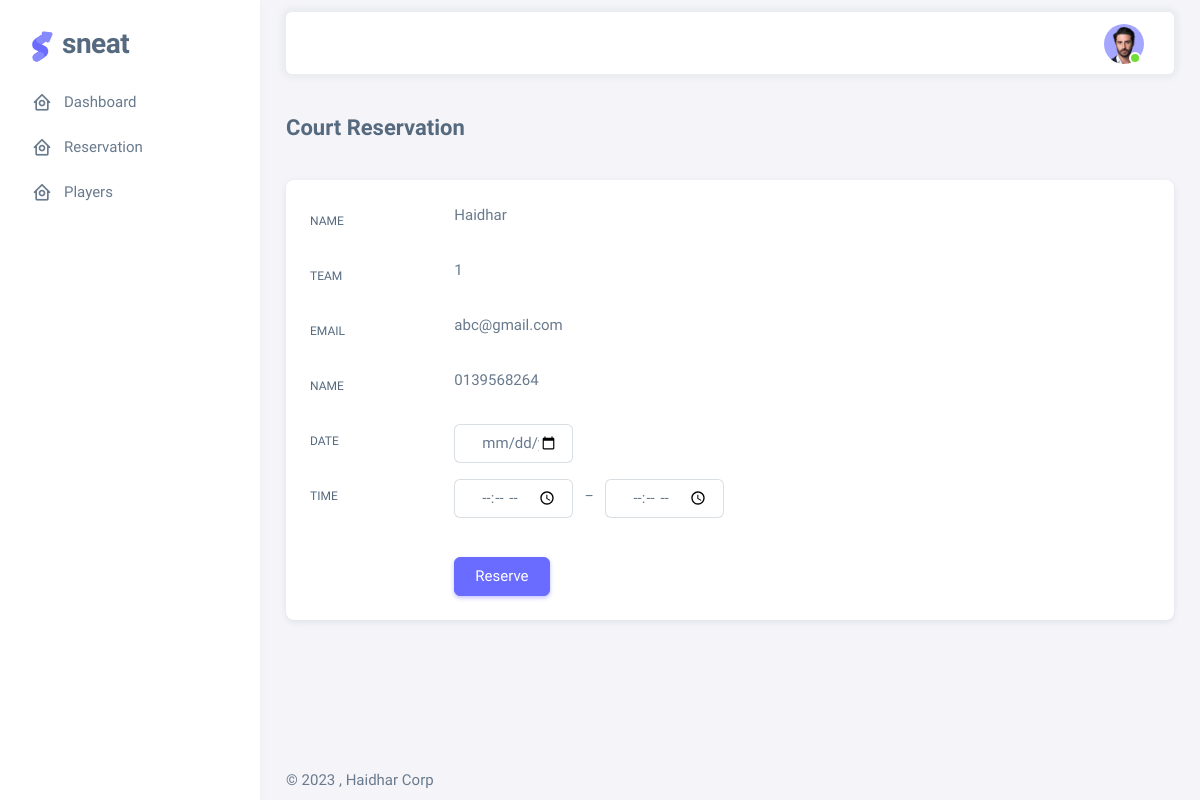
/user/form.php (signed in), run on the app's committed database.
### tables this page shows
CREATE TABLE `profile_user` (
  `id` int(11) NOT NULL,
  `username` varchar(20) NOT NULL,
  `name` varchar(100) NOT NULL,
  `email` varchar(50) NOT NULL,
  `no_tel` varchar(20) NOT NULL,
  `team` varchar(100) NOT NULL
);

### user/form.php (the view, shortened to what this page needs)
<?php
include 'auth.php';
$profile = "SELECT * FROM profile_user WHERE username='$_SESSION[username]'";
$listQuery = mysqli_query($connect, $profile);
while ($result=mysqli_fetch_array($listQuery)) {
?>
<!DOCTYPE html>
<html lang="en">
<head>
</head>
<body>
<div class="container-xxl flex-grow-1 container-p-y">
  <h4 class="fw-bold py-3 mb-4">Court Reservation</h4>
              <div class="row">
                <div class="col-xxl">
                  <div class="card mb-4">
                    <div class="card-body">
                      <form method="post" action="">
                      <div class="row mb-3">
                          <label class="col-sm-2 col-form-label" for="basic-icon-default-fullname">Name</label>
                          <div class="col-sm-10">
                            <div class="input-group">
                              <span id="basic-icon-default-fullname2"
                                ><p><?php echo $result['name']; ?></p>
                              </span>
                            </div>
                          </div>
                        </div>
                        <div class="row mb-3">
                          <label class="col-sm-2 col-form-label" for="basic-icon-default-fullname">Team</label>
                          <div class="col-sm-10">
                            <div class="input-group">
                              <span id="basic-icon-default-fullname2">
                              <p><?php echo $result['team']; ?></p>
                              </span>
                            </div>
                          </div>
                        </div>
                        <div class="row mb-3">
                          <label class="col-sm-2 col-form-label" for="basic-icon-default-fullname">Email</label>
                          <div class="col-sm-10">
                            <div class="input-group">
                              <span id="basic-icon-default-fullname2"
                                ><p><?php echo $result['email']; ?></p>
                              </span>
                            </div>
                          </div>
                        </div>
                        <div class="row mb-3">
                          <label class="col-sm-2 col-form-label" for="basic-icon-default-fullname">Name</label>
                          <div class="col-sm-10">
                            <div class="input-group">
                              <span id="basic-icon-default-fullname2"
                                ><p name="phoneNo"><?php echo $result['no_tel'];} ?></p>
                              </span>
                            </div>
                          </div>
                        </div>
                        <div class="row mb-3">
                          <label class="col-sm-2 col-form-label" for="basic-icon-default-fullname">Date</label>
                          <div class="col-sm-2">
                            <div class="input-group input-group-merge">
                              <span id="basic-icon-default-fullname2" class="input-group-text"></span>
                              <input
                                type="date"
                                class="form-control"
                                name="date"
                                aria-label="John Doe"
                                aria-describedby="basic-icon-default-fullname2"
                              />
                            </div>
                          </div>
                        </div>
                        <div class="row mb-3">
                          <label class="col-sm-2 col-form-label" for="basic-icon-default-fullname">Time</label>
                          <div class="col-sm-2">
                            <div class="input-group input-group-merge">
                              <span id="basic-icon-default-fullname2" class="input-group-text"></span>
                              <input
                                type="time"
                                class="form-control"
                                name="time_st"
                                aria-label="John Doe"
                                aria-describedby="basic-icon-default-fullname2"
                              />
                            </div>
                          </div>
                          _
                          <div class="col-sm-2">
                            <div class="input-group input-group-merge">
                              <span id="basic-icon-default-fullname2" class="input-group-text"></span>
                              <input
                                type="time"
                                class="form-control"
                                name="time_ed"
                                aria-label="John Doe"
                                aria-describedby="basic-icon-default-fullname2"
                              />
                            </div>
                          </div>
                        </div>
                        <br>
                        <div class="row justify-content-end">
                          <div class="col-sm-10">
                            <button type="submit" name="submit" class="btn btn-primary">Reserve</button>
                          </div>
                        </div>
                      </form>
                    </div>
                  </div>
                </div>
              </div>
            </div>
</body>
</html>

### assets/css/demo.css (style rules this page uses)
.menu .app-brand.demo { height: 64px; margin-top: 12px; }
.app-brand-logo.demo svg { width: 22px; height: 38px; }
.app-brand-text.demo { font-size: 1.75rem; letter-spacing: -0.5px; text-transform: lowercase; }

### data on the page
profile_user: name "Haidhar", team "1", email "abc@gmail.com", no_tel "0139568264"
